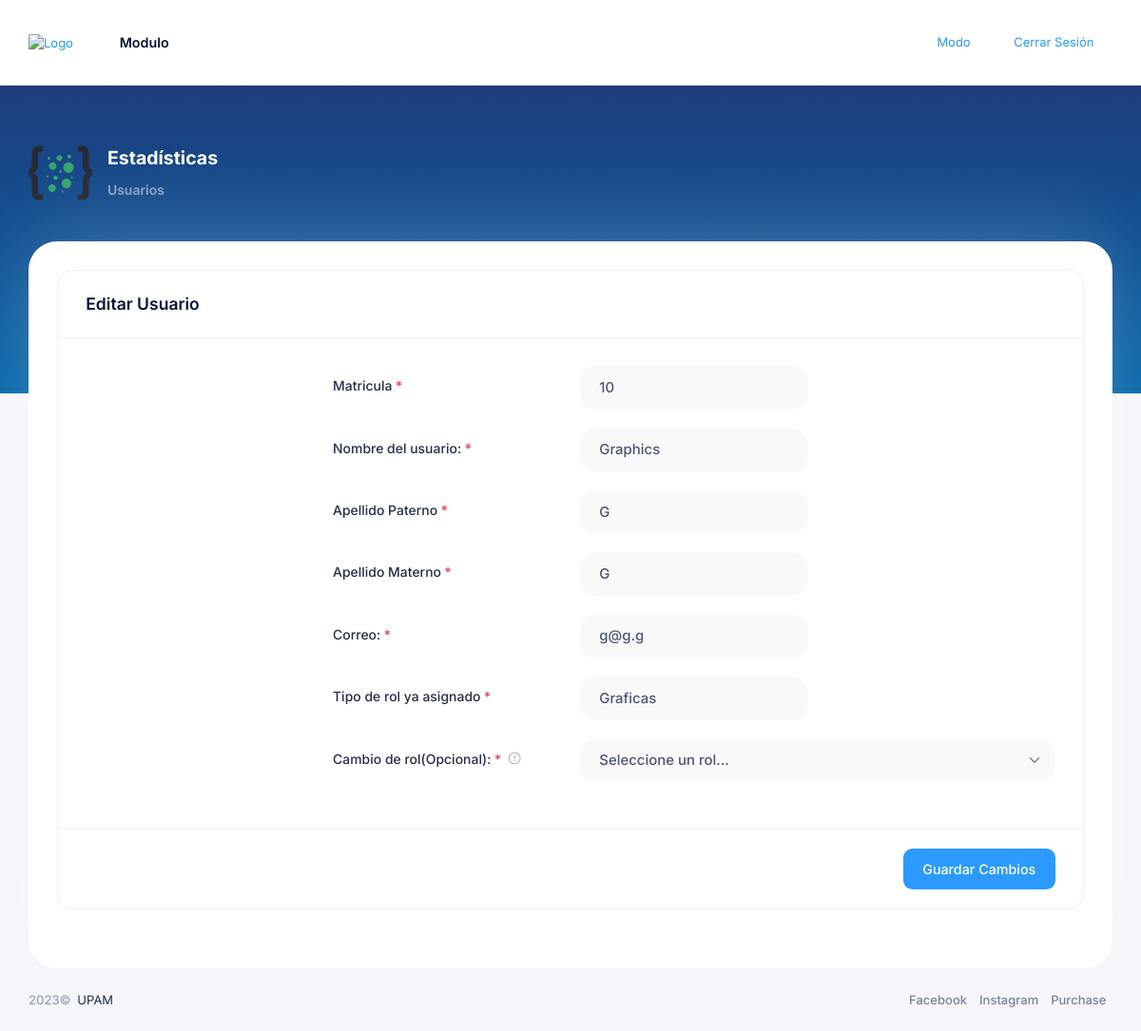
The app's page /index.php?c=estad&a=edit_usuario&id=10 (signed in) with its own data.
### tables this page shows
CREATE TABLE `usuarios` (
  `IdUsuario` int(11) NOT NULL,
  `CorreoE` varchar(255) NOT NULL,
  `Contrasena` varchar(255) DEFAULT NULL,
  `idRol` int(11) NOT NULL,
  `NombreU` varchar(255) NOT NULL,
  `APaternoU` varchar(255) NOT NULL,
  `AMaternoU` varchar(255) NOT NULL
);

CREATE TABLE `roles` (
  `idRol` int(11) NOT NULL,
  `nombreRol` varchar(50) NOT NULL
);

### Controllers/Estadisticos.php (called while the page is built, shortened)
<?php
class EstadController
{
    public function __construct()
    {
        require_once "Models/UsuariosModel.php";
    }
    public function edit_usuario($id)
    {
        $usuario = new UsuarioModel();
        $data = $usuario->act_usuario($id);
        require_once "Views/Estadisticos/editUsuario.php";
    }
}

### config/database.php (called while the page is built)
<?php
	class Conectar {
		public static function conexion(){
			$conexion = new mysqli("localhost", "root","Toor2019.", "vinculacion");
			return $conexion;
		}
	}
?>

### Models/UsuariosModel.php (called while the page is built, shortened)
<?php
class UsuarioModel
{
    private $db;
    public function __construct()
    {
        $this->db = Conectar::conexion();
    }
    public function act_usuario($id)
    {
        $sql = "SELECT * FROM usuarios inner join roles on usuarios.idRol = roles.idRol WHERE IdUsuario = ? LIMIT 1";
        $stmt = $this->db->prepare($sql);
        $stmt->bind_param('s', $id);
        $stmt->execute();
        $result = $stmt->get_result();
        if ($result->num_rows > 0) {
            $row = $result->fetch_assoc();
            return $row;
        } else {
            return null;
        }
    }
}

### Views/Estadisticos/editUsuario.php (the view, shortened to what this page needs)
<!DOCTYPE html>
<html lang="en">
<head>
    <link href="assets/plugins/custom/datatables/datatables.bundle.css" rel="stylesheet" type="text/css" />
    <link href="assets/plugins/global/plugins.bundle.css" rel="stylesheet" type="text/css" />
    <link href="assets/css/style.bundle.css" rel="stylesheet" type="text/css" />
</head>
<body id="kt_app_body" data-kt-app-header-fixed-mobile="true" data-kt-app-toolbar-enabled="true" class="app-default">
    <div class="d-flex flex-column flex-root app-root" id="kt_app_root">
        <div class="app-page flex-column flex-column-fluid" id="kt_app_page">
            <?php
            include('header.php');
            ?>
            <div class="app-wrapper flex-column flex-row-fluid" id="kt_app_wrapper">
                <div id="kt_app_toolbar" class="app-toolbar py-6">
                    <div id="kt_app_toolbar_container" class="app-container container-xxl d-flex align-items-start">
                        <div class="d-flex flex-column flex-row-fluid">
                            <div class="d-flex flex-stack flex-wrap flex-lg-nowrap gap-4 gap-lg-10 pt-6 pb-18 py-lg-13">
                                <div class="page-title d-flex align-items-center me-3">
                                    <img alt="Logo" src="assets/media/svg/misc/layer.svg" class="h-60px me-5" />
                                    <h1 class="page-heading d-flex text-white fw-bolder fs-2 flex-column justify-content-center my-0">Estadísticas
                                        <span class="page-desc text-white opacity-50 fs-6 fw-bold pt-4">Usuarios</span>
                                    </h1>
                                </div>
                            </div>
                        </div>
                    </div>
                </div>
                <div class="app-container container-xxl">
                    <div class="app-main flex-column flex-row-fluid" id="kt_app_main">
                        <div class="d-flex flex-column flex-column-fluid">
                            <div id="kt_app_content" class="app-content">
                                <div class="card mb-5 mb-xl-10">
                                    <div class="card-header border-0 cursor-pointer" role="button" data-bs-toggle="collapse" data-bs-target="#kt_account_profile_details" aria-expanded="true" aria-controls="kt_account_profile_details">
                                        <div class="card-title m-0">
                                            <h3 class="fw-bold m-0">Editar Usuario</h3>
                                        </div>
                                    </div>
                                    <div id="kt_account_settings_profile_details" class="collapse show">
                                        <form action="index.php?c=estad&a=usuario_editado" method="post">
                                            <div class="card-body border-top p-9">
                                                <div class="row mb-6" style="margin-left:250px;">
                                                    <label class="col-lg-4 col-form-label required fw-semibold fs-6">Matricula</label>
                                                    <div class="col-lg-8">
                                                        <div class="row">
                                                            <div class="col-lg-6 fv-row">
                                                                <input type="text" name="matricula" class="form-control form-control-lg form-control-solid mb-3 mb-lg-0" value="<?php echo $data["IdUsuario"] ?>" required />
                                                            </div>
                                                        </div>
                                                    </div>
                                                </div>
                                                <div class="row mb-6" style="margin-left:250px;">
                                                    <label class="col-lg-4 col-form-label required fw-semibold fs-6">Nombre del usuario:</label>
                                                    <div class="col-lg-8">
                                                        <div class="row">
                                                            <div class="col-lg-6 fv-row">
                                                                <input type="text" name="nombre" class="form-control form-control-lg form-control-solid mb-3 mb-lg-0" value="<?php echo $data["NombreU"] ?>" required />
                                                            </div>
                                                        </div>
                                                    </div>
                                                </div>
                                                <div class="row mb-6" style="margin-left:250px;">
                                                    <label class="col-lg-4 col-form-label required fw-semibold fs-6">Apellido Paterno</label>
                                                    <div class="col-lg-8">
                                                        <div class="row">
                                                            <div class="col-lg-6 fv-row">
                                                                <input type="text" name="apellidop" class="form-control form-control-lg form-control-solid mb-3 mb-lg-0" value="<?php echo $data["APaternoU"] ?>" required />
                                                            </div>
                                                        </div>
                                                    </div>
                                                </div>
                                                <div class="row mb-6" style="margin-left:250px;">
                                                    <label class="col-lg-4 col-form-label required fw-semibold fs-6">Apellido Materno</label>
                                                    <div class="col-lg-8">
                                                        <div class="row">
                                                            <div class="col-lg-6 fv-row">
                                                                <input type="text" name="apellidom" class="form-control form-control-lg form-control-solid mb-3 mb-lg-0" value="<?php echo $data["AMaternoU"] ?>" required />
                                                            </div>
                                                        </div>
                                                    </div>
                                                </div>
                                                <div class="row mb-6" style="margin-left:250px;">
                                                    <label class="col-lg-4 col-form-label required fw-semibold fs-6">Correo:</label>
                                                    <div class="col-lg-8">
                                                        <div class="row">
                                                            <div class="col-lg-6 fv-row">
                                                                <input type="text" name="correo" class="form-control form-control-lg form-control-solid mb-3 mb-lg-0" value="<?php echo $data["CorreoE"] ?>" />
                                                            </div>
                                                        </div>
                                                    </div>
                                                </div>
                                                <div class="row mb-6" style="margin-left:250px;">
                                                    <label class="col-lg-4 col-form-label required fw-semibold fs-6">Tipo de rol ya asignado</label>
                                                    <div class="col-lg-8">
                                                        <div class="row">
                                                            <div class="col-lg-6 fv-row">
                                                                <input type="text" id="rol_t" name="rol_t" class="form-control form-control-lg form-control-solid mb-3 mb-lg-0" value="<?php echo $data['nombreRol']; ?>" readonly>
                                                            </div>
                                                        </div>
                                                    </div>
                                                </div>
                                                <div class="row mb-6" style="margin-left:250px;">
                                                    <label class="col-lg-4 col-form-label fw-semibold fs-6">
                                                        <span class="required">Cambio de rol(Opcional):</span>
                                                        <span class="ms-1" data-bs-toggle="tooltip" title="Country of origination">
                                                            <i class="ki-outline ki-information-5 text-gray-500 fs-6"></i>
                                                        </span>
                                                    </label>
                                                    <div class="col-lg-8 fv-row">
                                                        <select name="tipo_rol" aria-label="Seleccione un periodo" data-control="select2" data-placeholder="Seleccione un rol..." class="form-select form-select-solid form-select-lg">
                                                            <option value="">Seleccione un rol...</option>
                                                        </select>
                                                    </div>
                                                </div>
                                            </div>
                                            <div class="card-footer d-flex justify-content-end py-6 px-9">
                                                <button type="submit" class="btn btn-primary" id="kt_account_profile_details_submit">Guardar Cambios</button>
                                            </div>
                                        </form>
                                    </div>
                                </div>
                            </div>
                        </div>
                    </div>
                </div>
            </div>
        </div>
    </div>
</body>
</html>

### records on screen
usuarios: matricula "10", nombre "Graphics", apellidop "G", apellidom "G", correo "g@g.g", rol_t "Graficas"
